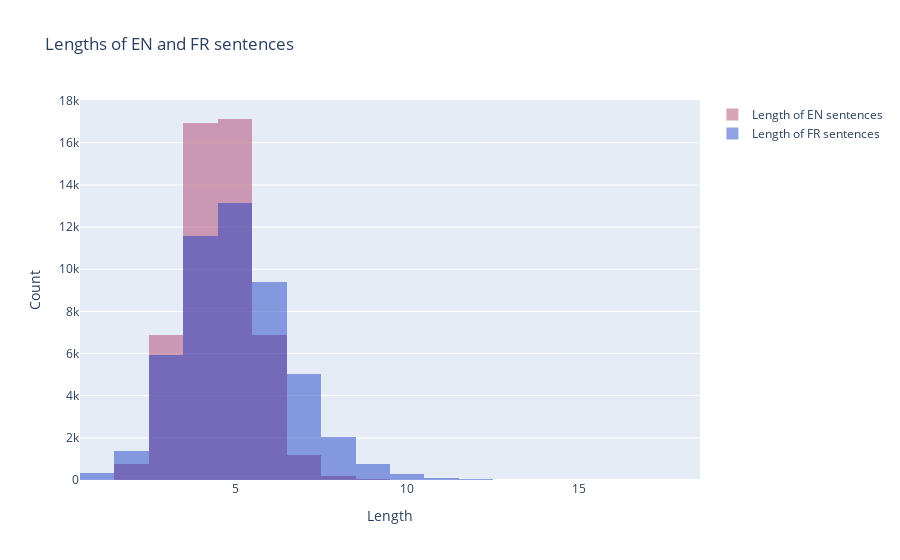

The cell this chart's notebook holds for it:
### Code cell
import plotly.graph_objs as go
from plotly.offline import init_notebook_mode, iplot

def plotLangLen(lang1, lang2):
    trace1 = go.Histogram(
        x=df[f"{lang1}_len"].values,
        opacity=0.75,
        name = f"Length of {lang1} sentences",
        marker=dict(color='rgba(171, 50, 96, 0.6)'))
    trace2 = go.Histogram(
        x=df[f"{lang2}_len"].values,
        opacity=0.75,
        name = f"Length of {lang2} sentences",
        marker=dict(color='rgba(12, 50, 196, 0.6)'))
 
    data = [trace1, trace2]
    layout = go.Layout(barmode='overlay',
                       title=f"Lengths of {lang1} and {lang2} sentences",
                       xaxis=dict(title='Length'),
                       yaxis=dict( title='Count'),
    )
    fig = go.Figure(data=data, layout=layout)
    iplot(fig, config={'showLink': True})
 
plotLangLen("EN", "FR")

### Figure 1 — Plotly figure (JSON) as saved in the notebook; plotly's stock layout.template omitted (floating-point values rounded to 4 significant figures; data arrays with more than 128 entries replaced by an {"elided": "..."} marker saying what was removed)
{"data": [{"marker": {"color": "rgba(171, 50, 96, 0.6)"}, "name": "Length of EN sentences", "opacity": 0.75, "type": "histogram", "x": {"elided": "50000 int values"}}, {"marker": {"color": "rgba(12, 50, 196, 0.6)"}, "name": "Length of FR sentences", "opacity": 0.75, "type": "histogram", "x": {"elided": "50000 int values"}}], "layout": {"barmode": "overlay", "title": {"text": "Lengths of EN and FR sentences"}, "xaxis": {"title": {"text": "Length"}}, "yaxis": {"title": {"text": "Count"}}}}
